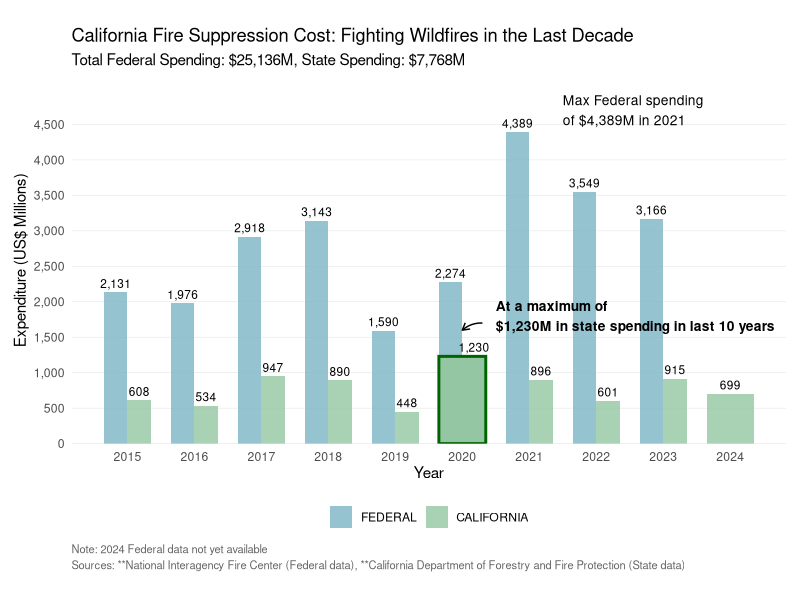

The R script that drew this image:
require(tidyverse)
require(readr)
require(ggplot2)

setwd('~/Desktop')


fire_df <- data.frame(
  YEAR = 2015:2024,
  FEDERAL = c(2131, 1976, 2918, 3143, 1590, 2274, 4389, 3549, 3166, NA),
  CALIFORNIA = c(608, 534, 947, 890, 448, 1230, 896, 601, 915, 699)
)

fire_df <- fire_df %>%
  mutate(FEDERAL = ifelse(YEAR == 2024, NA, FEDERAL),  
         CALIFORNIA = replace_na(CALIFORNIA, 0))      

long_df <- fire_df %>%
  pivot_longer(
    cols = c("FEDERAL", "CALIFORNIA"), 
    names_to = "Source", 
    values_to = "Amount"
  ) %>%
  filter(!is.na(Amount)) %>%  
  mutate(Source = factor(Source, levels = c("FEDERAL", "CALIFORNIA")))

totals <- long_df %>%
  group_by(Source) %>%
  summarize(Total = sum(Amount, na.rm = TRUE))
federal_total <- scales::comma(totals$Total[totals$Source == "FEDERAL"])
california_total <- scales::comma(totals$Total[totals$Source == "CALIFORNIA"])

ggplot(long_df, aes(x = YEAR, y = Amount, fill = Source)) +
  geom_bar(stat = "identity", position = position_dodge(width = 0.7), width = 0.7, alpha = 0.8) +
  
  geom_bar(data = subset(long_df, YEAR == 2020 & Source == "CALIFORNIA"),
           aes(x = YEAR, y = Amount),
           stat = "identity",
           position = position_dodge(width = 0.7),
           width = 0.7,
           fill = "#94c6a3",
           color = "darkgreen",
           linewidth = 1) +
  
  annotate("curve",
           x = 2020.3, y = 1700,
           xend = 2020, yend = 1600,
           curvature = 0.2,
           arrow = arrow(length = unit(0.2, "cm"))) +
  annotate("text",
           x = 2020.5, y = 1800,
           label = "At a maximum of \n$1,230M in state spending in last 10 years",
           hjust = 0,
           size = 3.5,
           fontface = "bold") +
  

  annotate("text",
           x = 2021.5, y = 4700,
           label = "Max Federal spending\nof $4,389M in 2021",
           hjust = 0,
           size = 3.5) +
  
  geom_text(
    aes(label = scales::comma(Amount)),
    position = position_dodge(width = 0.7),
    vjust = -0.5,
    size = 3
  ) +
  
  labs(
    title = "California Fire Suppression Cost: Fighting Wildfires in the Last Decade",
    subtitle = paste0("Total Federal Spending: $", federal_total, "M, State Spending: $", california_total, "M"),
    caption = "Note: 2024 Federal data not yet available\nSources: **National Interagency Fire Center (Federal data), **California Department of Forestry and Fire Protection (State data)",
    x = "Year",  
    y = "Expenditure (US$ Millions)"
  ) +
  scale_fill_manual(values = c("FEDERAL" = "#7cb4c4", "CALIFORNIA" = "#94c6a3")) + 
  theme_minimal() +
  
  scale_y_continuous(
    breaks = seq(0, max(long_df$Amount, na.rm = TRUE) + 500, by = 500),
    labels = scales::comma_format(),
    expand = expansion(mult = c(0, 0.1))
  ) +  
  
  scale_x_continuous(
    breaks = 2015:2024,
    labels = 2015:2024
  ) + 
  
  theme(
    panel.grid.major.x = element_blank(),
    panel.grid.minor = element_blank(),
    panel.grid.major.y = element_line(color = "grey90", linewidth = 0.2),
    plot.margin = margin(20, 10, 20, 10),
    axis.text.x = element_text(angle = 0, hjust = 0.5, vjust = 0.5),
    legend.position = "bottom",
    legend.title = element_blank(),
    plot.caption = element_text(hjust = 0, size = 8, color = "grey40", lineheight = 1.2)
  )
